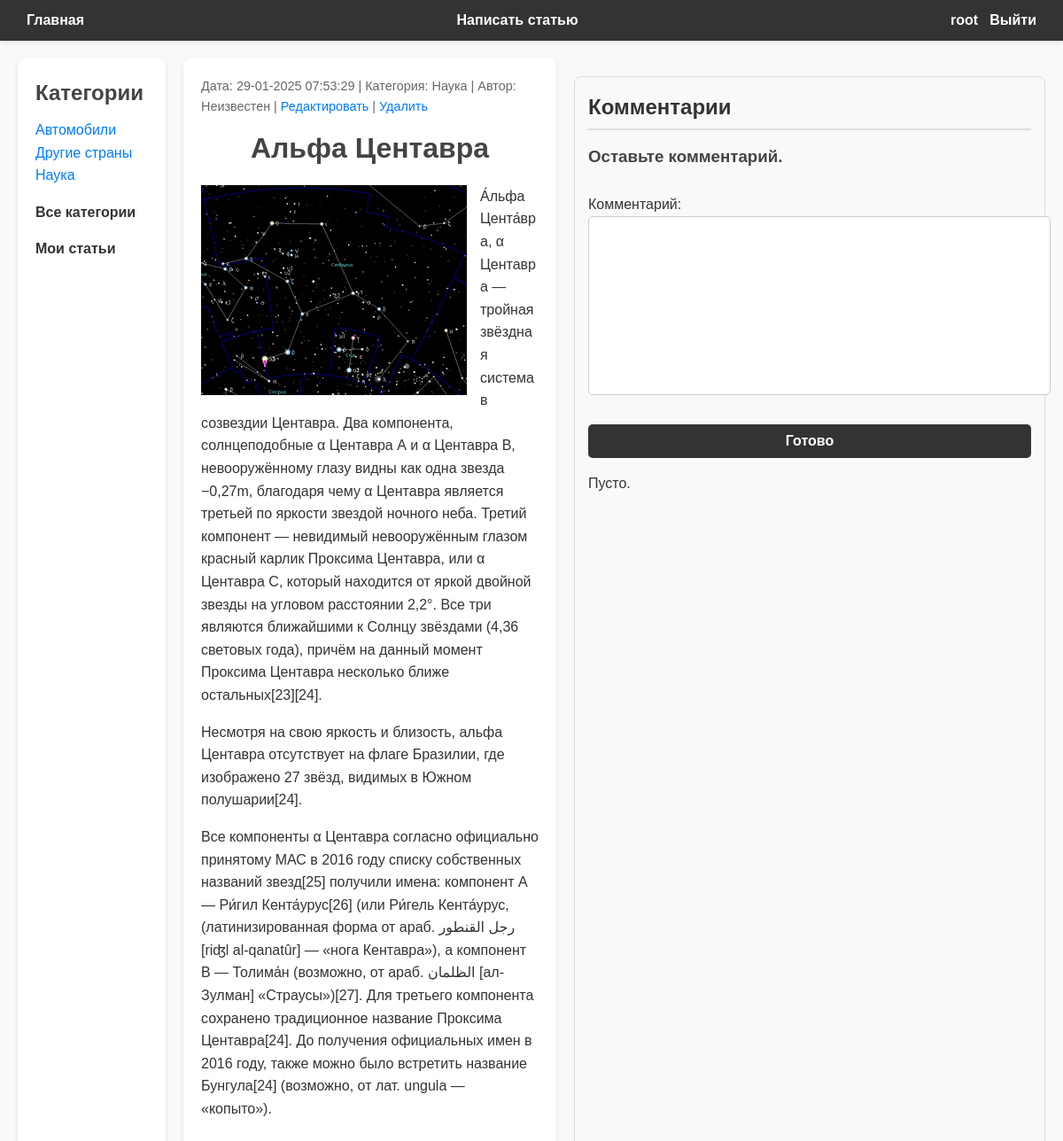
Screenshot of /post/27/ (signed in) with the database file from the repository.
### users/models.py (models this page shows)
class User(AbstractUser):
    photo = models.ImageField(upload_to='users/%Y/%m/%d', blank=True, verbose_name='Фото')

### blog/models.py (models this page shows, shortened)
class Category(models.Model):
    name = models.CharField(max_length=32, db_index=True, verbose_name="Категория")
    slug = models.SlugField(max_length=32, unique=True, db_index=True)
    class Meta:
        verbose_name = "Категория"
        verbose_name_plural = "Категории"
    def __str__(self):
        return self.name
    def get_absolute_url(self):
        return reverse('category', kwargs={'cat_slug': self.slug})

class Post(models.Model):
    title = models.CharField(max_length=64, verbose_name="Заголовок")
    content = models.TextField(blank=True, verbose_name="Текст статьи")
    photo = models.ImageField(upload_to="photos/%Y/%m/%d/", default=None, blank=True, null=True, verbose_name="Фото")
    time_create = models.DateTimeField(auto_now_add=True, verbose_name="Дата создания")
    time_update = models.DateTimeField(auto_now=True, verbose_name="Отредактировано")
    cat = models.ForeignKey('Category', on_delete=models.PROTECT, related_name='posts', verbose_name="Категории")
    author = models.ForeignKey(get_user_model(), on_delete=models.SET_NULL, related_name='posts', null=True, default=None, verbose_name="Автор")
    class Meta:
        verbose_name = "Пост"
        verbose_name_plural = "Посты"
        ordering = ['-time_create']
        indexes = [
            models.Index(fields=['time_create'])
        ]

### blog/views.py (the view)
# urls.py: path('post/<int:pk>/', views.ShowPost.as_view(), name="post_detail"),
class ShowPost(DetailView):
    template_name = 'blog/post.html'
    id_url_kwarg = 'post_pk'
    context_object_name = 'post'
    extra_context = {'default_image': settings.DEFAULT_USER_IMAGE}
    def get_context_data(self, **kwargs):
        context = super().get_context_data(**kwargs)
        context['comments'] = self.object.comments.all()
        context['form'] = CommentForm()
        context['is_moderator'] = self.request.user.groups.filter(name="Moderator").exists()
        return context
    def post(self, request, *args, **kwargs):
        self.object = self.get_object()
        form = CommentForm(request.POST)
        if form.is_valid():
            comment = form.save(commit=False)
            comment.author = request.user
            comment.post = self.object
            comment.save()
            return redirect(self.object.get_absolute_url())
        return self.get(request, *args, **kwargs)
    def get_object(self, queryset = None):
        return get_object_or_404(Post.objects, pk=self.kwargs.get(self.pk_url_kwarg))

### blog/forms.py
class CommentForm(forms.ModelForm):
    class Meta:
        model = PostComment
        fields = ['text']
        widgets = {
            'comment': forms.Textarea(attrs={'rows': 4, 'cols': 50}),
        }

### blog/templatetags/blogtags.py (called while the page is built)
@register.inclusion_tag('blog/list_categories.html')
def show_categories(cat_selected=0):
    cats = Category.objects.annotate(total=Count("posts")).filter(total__gt=0)
    return {'cats': cats, 'cat_selected': cat_selected}

### blog/templates/blog/post.html (shortened to what this page needs)
{% extends 'base.html' %}
{% block content %}
<div class="article-panel">
    <p class="last">
        Дата: {{ post.time_update|date:"d-m-Y H:i:s" }} | Категория: {{ post.cat }} | Автор: {{ post.author.username|default:"Неизвестен" }}
        {% if post.author == request.user or user.is_staff or is_moderator %}
        | <a href="{% url 'edit_post' post.id %}">Редактировать</a> | <a href="{% url 'delete_post' post.id %}">Удалить</a>
        {% endif %}
    </p>
</div>
<h1 style="text-align: center;">{{post.title}}</h1>
{% if post.photo %}
<p><img class="img-post" src="{{post.photo.url}}"></p>
{% endif %}
{{post.content|linebreaks}}
{% endblock %}
{% block comment %}
<h2>Комментарии</h2>
{% if user.is_authenticated %}
            <h3>Оставьте комментарий.</h3>
            <form method="POST">
                {{ form.as_p }}
                <button type="submit">Готово</button>
            </form>
        {% else %}
            <p>Вам нужно авторизоваться, чтобы оставить комментарий.</p>
        {% endif %}
<ul>
            {% for comment in comments %}
                <li>
                    <strong>{% if comment.author.photo %}<img src="{{ comment.author.photo.url }}" width="50px", height="50px">
                        {% else %}<img src="{{ default_image }}" width="50px", height="50px">{% endif %}
                    <br>{{ comment.author.username }}</strong> ({{ comment.time_create }})<br>
                    {{ comment.text }}
                    {% if comment.author == request.user or user.is_staff or is_moderator %}
                    <br><a href="{% url 'delete_comment' comment.id %}">Удалить</a>
                    {% endif %}
                </li>
            {% empty %}
                <p>Пусто.</p>
            {% endfor %}
        </ul>
{% endblock %}

### templates/base.html (shortened to what this page needs)
{% load static %}
{% load blogtags %}
<!DOCTYPE html>
<html lang="ru">
<head>
    <link type="text/css" href="{% static "blog/css/styles.css" %}" rel="stylesheet" />
</head>
<body>
    <nav>
        <ul class="menu">
            <li><a href="{% url 'home' %}">Главная</a></li>
            <li><a href="{% url 'add_post' %}">Написать статью</a></li>
            {% if user.is_authenticated %}
            <form id="logoutForm" method="post" action="{% url 'users:logout' %}">
                <li class="last"><a href="{% url 'users:profile' %}">{{ user.username }}</a> | <a href="#" onclick="document.getElementById('logoutForm').submit(); return false;">Выйти</a></li>
            </form>
            {% else %}
                <li class="last"><a href="{% url 'users:login' %}">Войти</a> | <a href="{% url 'users:register' %}">Регистрация</a></li>
            {% endif %}
        </ul>
    </nav>
    <div class="container">
        <div class="sidebar">
            <h2 class="categorymenu">Категории</h2>
            {% show_categories cat_selected %}
        </div>
        <div class="content">
            {% block content %}
            {% endblock %}
        </div>
        <div class="comments">
            {% block comment %}
            {% endblock %}
        </div>
</body>
</html>

### blog/templates/blog/list_categories.html
{% for cat in cats %}
{% if cat.id == cat_selected %}
<li class="selected">{{cat.name}}</li>
{% else %}
<li class="li-categories"><a href="{{ cat.get_absolute_url }}" class="link-categories">{{cat.name}}</a></li>
{% endif %}
{% endfor %}
<p><a href="{% url 'home' %}" class="all-categories">Все категории</a>
</p><a href="{% url 'my_posts'%}" class="my-posts">Мои статьи</a>

### blog/static/blog/css/styles.css (style rules this page uses)
body { font-family: Arial, sans-serif; margin: 0; padding: 0; background-color: #f9f9f9; color: #333; line-height: 1.6; }
h1, h2, h3, h4, h5, h6 { margin: 0 0 10px; color: #444; }
a { text-decoration: none; color: #007BFF; transition: color 0.3s ease; }
nav { background-color: #333; padding: 10px 20px; box-shadow: 0 2px 5px rgba(0, 0, 0, 0.1); }
nav .menu { list-style: none; display: flex; justify-content: space-between; align-items: center; margin: 0; padding: 0; }
nav .menu li { margin: 0 10px; }
nav .menu li a { color: #fff; font-weight: bold; transition: color 0.3s ease; }
.container { display: flex; max-width: 1600px; margin: 20px auto; padding: 0 20px; gap: 20px; }
.sidebar { flex: 1; background-color: #fff; padding: 20px; border-radius: 8px; box-shadow: 0 2px 5px rgba(0, 0, 0, 0.1); max-width: 150px; }
.content { flex: 3; background-color: #fff; padding: 20px; border-radius: 8px; box-shadow: 0 2px 5px rgba(0, 0, 0, 0.1); }
.article-panel p { margin: 0 0 10px; font-size: 0.9em; color: #666; }
form { display: flex; flex-direction: column; gap: 1px; }
input, textarea, select, button { width: 100%; padding: 10px; font-size: 1em; border: 1px solid #ddd; border-radius: 5px; transition: border-color 0.3s ease; }
button { background-color: #333; color: #fff; border: none; font-weight: bold; cursor: pointer; transition: background-color 0.3s ease; }
.link-categories { text-decoration: none; color: #007bff; transition: color 0.3s ease, border-bottom 0.3s ease; border-bottom: 2px solid transparent; }
.li-categories { list-style: none; }
.all-categories, .my-posts { text-decoration: none; font-weight: bold; color: #333; }
.content, .list-articles li, .profile, .form-container, .article-panel { word-wrap: break-word; overflow-wrap: break-word; }
* { word-break: break-word; }
.img-post { width: 300px; height: auto; float: left; margin: 0 15px 15px 0; }
.comments { margin-top: 20px; padding: 15px; background-color: #f9f9f9; border: 1px solid #ddd; border-radius: 8px; max-width: 500px; }
.comments h2 { font-size: 24px; color: #333; margin-bottom: 15px; border-bottom: 2px solid #ddd; padding-bottom: 5px; }
.comments ul { list-style-type: none; padding: 0; margin: 0; }
.comments form { margin-top: 10px; display: flex; flex-direction: column; gap: 10px; }
.comments form textarea { width: 100%; padding: 10px; border: 1px solid #ccc; border-radius: 5px; font-size: 16px; resize: none; }
.comments form button { padding: 10px 20px; font-size: 16px; color: #fff; background-color: #333; border: none; border-radius: 5px; cursor: pointer; transition: background-color 0.3s ease; }

### rows the page displays
User: username "root"
Category: name "Автомобили"
Category: name "Другие страны"
Category: name "Наука"
Post: time_update "29-01-2025 07:53:29", cat "Наука", author.username "Неизвестен", title "Альфа Центавра", photo (picture), content "А́льфа Цента́вра, α Центавра — тройная звёздная система в созвездии Центавра. Два компонента, солнцеподобные α Центавра А и α Центавра B, невооружённому глазу видны как одна звезда −0,27m, благодаря чему α Центавра является третьей по яркости звездой ночного неба. Третий компонент — невидимый невооружённым глазом красный карлик Проксима Центавра, или α Центавра C, который находится от яркой двойной звезды на угловом расстоянии 2,2°. Все три являются ближайшими к Солнцу звёздами (4,36 световых года), причём на данный момент Проксима Центавра несколько ближе остальных[23][24]. Несмотря на свою яркость и близость, альфа Центавра отсутствует на флаге Бразилии, где изображено 27 звёзд, видимых в…"
